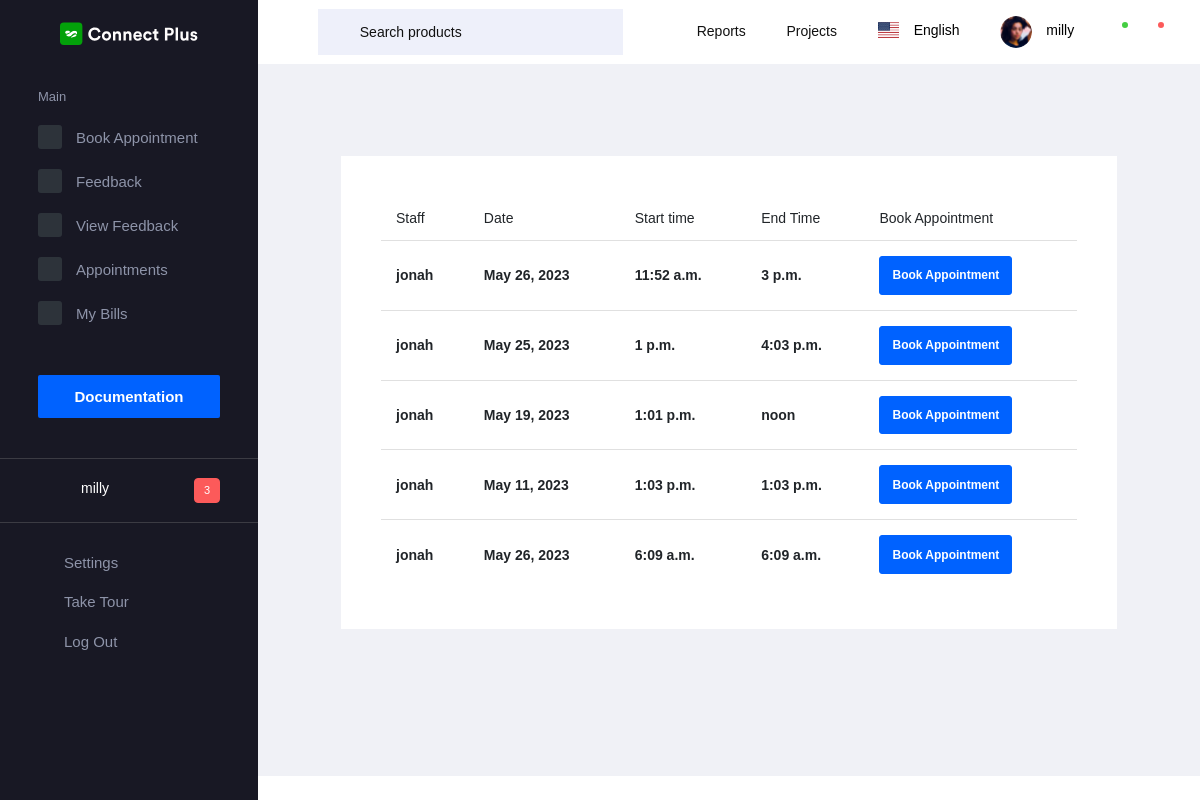
Page /book_app (signed in) on the committed database.
### app/models.py (models this page shows)
class Login(AbstractUser):
    is_worker = models.BooleanField(default=False)
    is_customer = models.BooleanField(default=False)
    name = models.CharField(max_length=42, null=True)
    phone = models.CharField(max_length=15, null=True)
    profile_pic = models.FileField(upload_to='documents/', null=True)
    status = models.IntegerField(default=0, null=True)
    category = models.ForeignKey(WorkerCategory, on_delete=models.CASCADE, null=True)
    gender = models.CharField(max_length=10)
    address = models.TextField(max_length=150)

class WorkSchedule(models.Model):
    user = models.ForeignKey(Login, on_delete=models.DO_NOTHING)
    date = models.DateField(null=True, blank=True)
    start_time = models.TimeField()
    end_time = models.TimeField()
    customer = models.CharField(max_length=20, null=True, blank=True)

### app/customer_views.py (the view)
# urls.py: path('book_app', customer_views.book_app, name="book_app"),
@cache_control(no_cache=True, must_revalidate=True, no_store=True)
@login_required
def book_app(request):
    data = WorkSchedule.objects.all()
    return render(request, 'customer/book.html', {'data': data})

### templates/customer/book.html
{% extends "customer/base.html" %}
{%load crispy_forms_tags %}
{% block content %}
<div class="content-wrapper">
        <div class="row">
            <div class="col-md-12 grid-margin stretch-card">
                <div class="card">
                  <div class="card-body">
                      <table class="table">
                          <thead>
                            <tr>
                              <th scope="col">Staff</th>
                              <th scope="col">Date</th>
                              <th scope="col">Start time</th>
                              <th scope="col">End Time</th>
                              <th scope="col">Book Appointment</th>
                            </tr>
                          </thead>
                          <tbody>
                            {% for i in data %}
                            <tr>
                                {% if i.user.is_worker %}
                              <th scope="row">{{i.user}}</th>
                              <th scope="row">{{i.date}}</th>
                              <th scope="row">{{i.start_time}}</th>
                              <th scope="row">{{i.end_time}}</th>
                                <th scope="row">
                                    <a href="{% url 'appointment' i.id %}">
                                        <input class="btn btn-primary" type="Submit" value="Book Appointment">
                                    </a>
                                </th>
                                {% endif %}
                            </tr>
                            {% endfor %}
                          </tbody>
                      </table>
                  </div>
                </div>
            </div>
        </div>
</div>
{% endblock %}

### templates/customer/base.html (shortened to what this page needs)
<!DOCTYPE html>
<html lang="en">
{% load static %}
  <head>
    <link rel="stylesheet" href=" {% static 'dashboard/vendors/mdi/css/materialdesignicons.min.css' %} ">
    <link rel="stylesheet" href=" {% static 'dashboard/vendors/flag-icon-css/css/flag-icon.min.css' %} ">
    <link rel="stylesheet" href=" {% static 'dashboard/vendors/css/vendor.bundle.base.css' %} ">
    <link rel="stylesheet" href=" {% static 'dashboard/vendors/font-awesome/css/font-awesome.min.css' %} " />
    <link rel="stylesheet" href=" {% static 'dashboard/vendors/bootstrap-datepicker/bootstrap-datepicker.min.css' %} ">
    <link rel="stylesheet" href=" {% static 'dashboard/css/style.css' %} ">
  </head>
  <body>
    <div class="container-scroller">
      <nav class="navbar default-layout-navbar col-lg-12 col-12 p-0 fixed-top d-flex flex-row">
        <div class="text-center navbar-brand-wrapper d-flex align-items-center justify-content-center">
          <a class="navbar-brand brand-logo" href=" {% static 'index.html' %} "><img src=" {% static 'dashboard/images/logo.svg' %} " alt="logo" /></a>
        </div>
        <div class="navbar-menu-wrapper d-flex align-items-stretch">
          <button class="navbar-toggler navbar-toggler align-self-center" type="button" data-toggle="minimize">
            <span class="mdi mdi-menu"></span>
          </button>
          <div class="search-field d-none d-xl-block">
            <form class="d-flex align-items-center h-100" action="#">
              <div class="input-group">
                <div class="input-group-prepend bg-transparent">
                  <i class="input-group-text border-0 mdi mdi-magnify"></i>
                </div>
                <input type="text" class="form-control bg-transparent border-0" placeholder="Search products">
              </div>
            </form>
          </div>
          <ul class="navbar-nav navbar-nav-right">
            <li class="nav-item  dropdown d-none d-md-block">
              <a class="nav-link dropdown-toggle" id="reportDropdown" href="#" data-toggle="dropdown" aria-expanded="false"> Reports </a>
            </li>
            <li class="nav-item  dropdown d-none d-md-block">
              <a class="nav-link dropdown-toggle" id="projectDropdown" href="#" data-toggle="dropdown" aria-expanded="false"> Projects </a>
            </li>
            <li class="nav-item nav-language dropdown d-none d-md-block">
              <a class="nav-link dropdown-toggle" id="languageDropdown" href="#" data-toggle="dropdown" aria-expanded="false">
                <div class="nav-language-icon">
                  <i class="flag-icon flag-icon-us" title="us" id="us"></i>
                </div>
                <div class="nav-language-text">
                  <p class="mb-1 text-black">English</p>
                </div>
              </a>
            </li>
            <li class="nav-item nav-profile dropdown">
              <a class="nav-link dropdown-toggle" id="profileDropdown" href="#" data-toggle="dropdown" aria-expanded="false">
                <div class="nav-profile-img">
                  <img src=" {% static 'dashboard/images/faces/face28.png' %} " alt="image">
                </div>
                <div class="nav-profile-text">
                  <p class="mb-1 text-black">{{ request.user }}</p>
                </div>
              </a>
            </li>
            <li class="nav-item dropdown">
              <a class="nav-link count-indicator dropdown-toggle" id="messageDropdown" href="#" data-toggle="dropdown" aria-expanded="false">
                <i class="mdi mdi-email-outline"></i>
                <span class="count-symbol bg-success"></span>
              </a>
            </li>
            <li class="nav-item dropdown">
              <a class="nav-link count-indicator dropdown-toggle" id="notificationDropdown" href="#" data-toggle="dropdown">
                <i class="mdi mdi-bell-outline"></i>
                <span class="count-symbol bg-danger"></span>
              </a>
            </li>
          </ul>
        </div>
      </nav>
      <div class="container-fluid page-body-wrapper">
        <nav class="sidebar sidebar-offcanvas" id="sidebar">
          <ul class="nav">
            <li class="nav-item nav-category">Main</li>
            <li class="nav-item">
              <a class="nav-link" href=" {% url 'book_app' %} ">
                <span class="icon-bg"><i class="mdi mdi-contacts menu-icon"></i></span>
                <span class="menu-title">Book Appointment</span>
              </a>
            </li>
            <li class="nav-item">
              <a class="nav-link" href=" {% url 'feedback_register' %} ">
                <span class="icon-bg"><i class="mdi mdi-format-list-bulleted menu-icon"></i></span>
                <span class="menu-title">Feedback</span>
              </a>
            </li>
            <li class="nav-item">
              <a class="nav-link" href=" {% url 'feedback_view' %} ">
                <span class="icon-bg"><i class="mdi mdi-chart-bar menu-icon"></i></span>
                <span class="menu-title">View Feedback</span>
              </a>
            </li>
            <li class="nav-item">
              <a class="nav-link" href=" {% url 'book_history' %} ">
                <span class="icon-bg"><i class="mdi mdi-table-large menu-icon"></i></span>
                <span class="menu-title">Appointments</span>
              </a>
            </li>
            <li class="nav-item">
              <a class="nav-link" href=" {% url 'my_bills' %} ">
                <span class="icon-bg"><i class="mdi mdi-cash-100 menu-icon"></i></span>
                <span class="menu-title">My Bills</span>
              </a>
            </li>
            <li class="nav-item documentation-link">
              <a class="nav-link" href="http://www.bootstrapdash.com/demo/connect-plus-free/jquery/documentation/documentation.html" target="_blank">
                <span class="menu-title">Documentation</span>
              </a>
            </li>
            <li class="nav-item sidebar-user-actions">
              <div class="user-details">
                <div class="d-flex justify-content-between align-items-center">
                  <div>
                    <div class="d-flex align-items-center">
                      <div class="sidebar-profile-img">
                      </div>
                      <div class="sidebar-profile-text">
                        <p class="mb-1">{{ request.user }}</p>
                      </div>
                    </div>
                  </div>
                  <div class="badge badge-danger">3</div>
                </div>
              </div>
            </li>
            <li class="nav-item sidebar-user-actions">
              <div class="sidebar-user-menu">
                <a href="#" class="nav-link"><i class="mdi mdi-settings menu-icon"></i>
                  <span class="menu-title">Settings</span>
                </a>
              </div>
            </li>
            <li class="nav-item sidebar-user-actions">
              <div class="sidebar-user-menu">
                <a href="#" class="nav-link"><i class="mdi mdi-speedometer menu-icon"></i>
                  <span class="menu-title">Take Tour</span></a>
              </div>
            </li>
            <li class="nav-item sidebar-user-actions">
              <div class="sidebar-user-menu">
                <a href="{% url 'logout_view' %}" class="nav-link"><i class="mdi mdi-logout menu-icon"></i>
                  <span class="menu-title">Log Out</span></a>
              </div>
            </li>
          </ul>
        </nav>
        <div class="main-panel">
          <div class="content-wrapper">
            <div class="row" id="proBanner">
              {% block content %}
              {% endblock %}
              </div>
            </div>
            <div class="row">
            </div>
    </div>
  </body>
</html>

### rows in the picture
Login: user "milly"
WorkSchedule: user "jonah", date "May 26, 2023", start_time "11:52 a.m.", end_time "3 p.m."
WorkSchedule: user "jonah", date "May 25, 2023", start_time "1 p.m.", end_time "4:03 p.m."
WorkSchedule: user "jonah", date "May 19, 2023", start_time "1:01 p.m.", end_time "noon"
WorkSchedule: user "jonah", date "May 11, 2023", start_time "1:03 p.m.", end_time "1:03 p.m."
WorkSchedule: user "jonah", date "May 26, 2023", start_time "6:09 a.m.", end_time "6:09 a.m."
